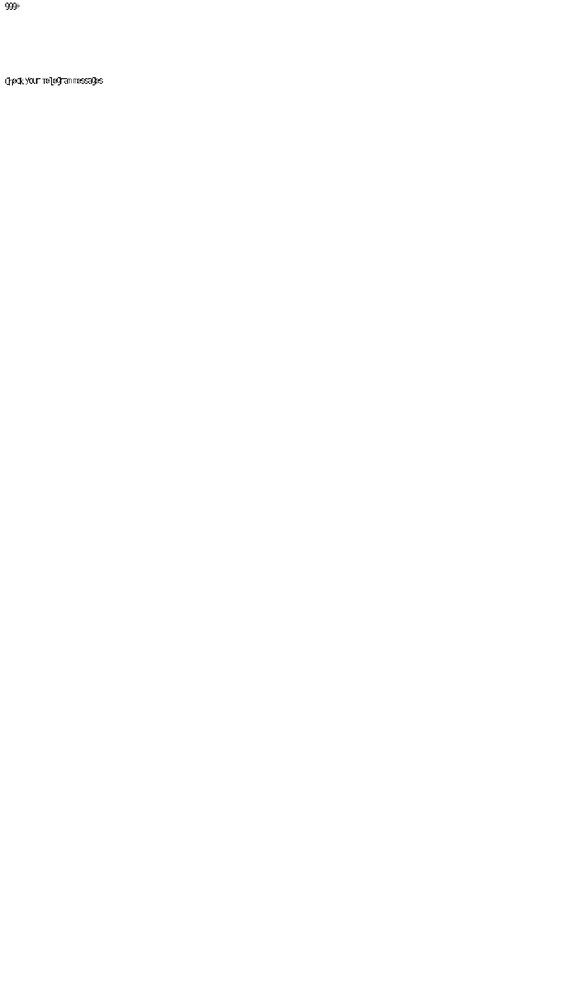
#> input picture miniandroid/run/exp096_evidence/before.png, 562 x 1000 px, shrunk from 1080 x 1920 before the run
$ python u0113_oracle_diff.py ../run/exp096_evidence/before.png ../run/exp096_evidence/after.png ../run/exp096_evidence/after.png ../run/exp096_evidence/after.png
#> lines starting #> are read from the running program, lines starting #| are printed output that depends on the picture; after the words box and inside, x2 and y2 are one past the last pixel; in counts of white or black regions, pixels touching at a corner belong together
#!/usr/bin/env python3
# UNIFIED_011.3 — SCREENSHOT ORACLE (§22/§23)
# Second-frame visual correctness: before/after diff with mismatch bbox.
#
# A changed screenshot is NOT automatically a correct screenshot. This tool
# quantifies the delta between two MiniAndroid frames (before vs after a real
# interaction) and reports: dimensions, changed-pixel count, mismatch
# percentage, and the bounding box of the changed region — the numbers the
# campaign contract requires for visual-oracle evidence.
#
# Usage: oracle_diff.py <before.png> <after.png> <out.json> [diff.png]
import json
import sys

from PIL import Image, ImageChops
import numpy as np


def load_rgba(path):
#> called with path = '../run/exp096_evidence/before.png'
    img = Image.open(path).convert("RGBA")
    return img, np.asarray(img, dtype=np.int16)


def main():
    if len(sys.argv) < 4:
        print("usage: oracle_diff.py <before.png> <after.png> <out.json> [diff.png]")
        return 2
    before_path, after_path, out_path = sys.argv[1:4]
    diff_path = sys.argv[4] if len(sys.argv) > 4 else None

    img_b, arr_b = load_rgba(before_path)
    img_a, arr_a = load_rgba(after_path)
#> call 2 of load_rgba, with path = '../run/exp096_evidence/after.png'
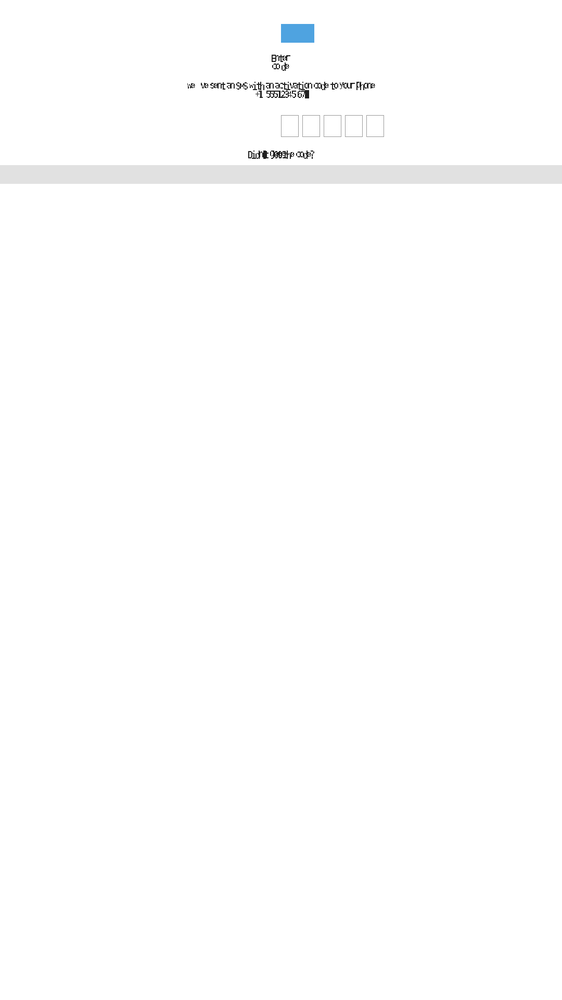
#> input picture miniandroid/run/exp096_evidence/after.png, 562 x 1000 px, shrunk from 1080 x 1920 before the run

    report = {
        "before": {"path": before_path, "size": list(img_b.size)},
        "after": {"path": after_path, "size": list(img_a.size)},
    }
    if img_b.size != img_a.size:
        report["error"] = "dimension mismatch"
        with open(out_path, "w") as f:
            json.dump(report, f, indent=2)
        print(json.dumps(report, indent=2))
        return 1

    diff = np.abs(arr_b - arr_a)
    # a pixel counts as changed if ANY channel differs by more than 8/255
    changed_mask = np.any(diff > 8, axis=2)
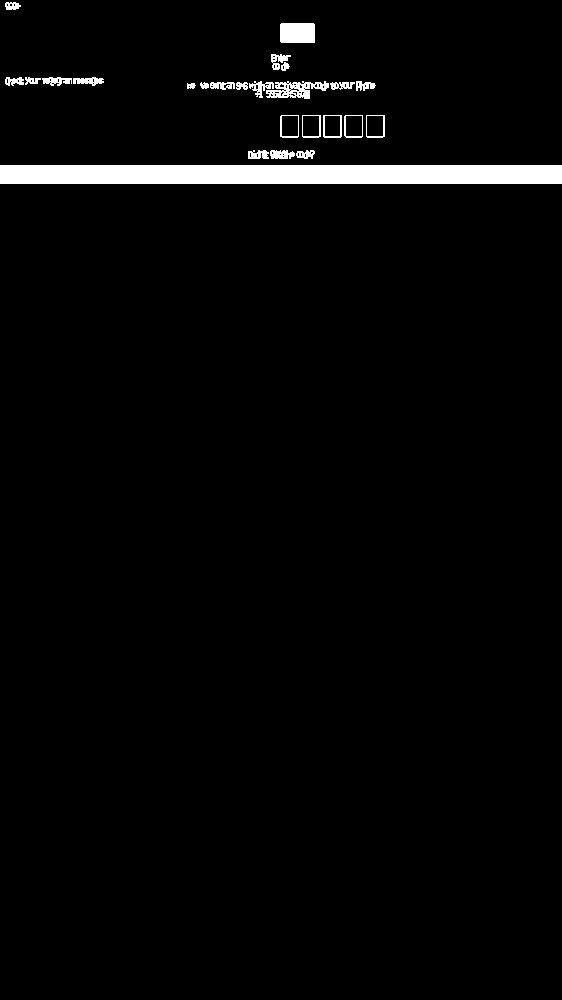
#> changed_mask: shape (1000, 562) bool; 2.6% white; 25 white regions, largest, box (x1, y1, x2, y2) and area: (0, 165, 562, 184) 10678, (280, 23, 315, 43) 697, (266, 81, 329, 99) 613
    changed_px = int(changed_mask.sum())
#> changed_px = 14598
    total_px = int(changed_mask.size)
#> total_px = 562000
    ys, xs = np.nonzero(changed_mask)
#> ys = 14598 values from 2 to 183; xs = 14598 values, max 561 at index 4481, min 0 at index 3920, mean 273.6

    bbox = None
    if changed_px:
        bbox = {
            "x0": int(xs.min()), "y0": int(ys.min()),
            "x1": int(xs.max()), "y1": int(ys.max()),
            "w": int(xs.max() - xs.min() + 1),
            "h": int(ys.max() - ys.min() + 1),
        }
#> bbox = {'x0': 0, 'y0': 2, 'x1': 561, 'y1': 183, 'w': 562, 'h': 182}

    report["diff"] = {
        "changed_px": changed_px,
        "total_px": total_px,
        "changed_pct": round(100.0 * changed_px / total_px, 3),
        "bbox": bbox,
        "max_channel_delta": int(diff.max()),
        "mean_channel_delta": round(float(diff.mean()), 4),
    }

    # where did it change — coarse row/col profiles for interpretation
    if changed_px:
        row_hist = changed_mask.sum(axis=1)
#> row_hist = 1000 values, max 562 at index 165, min 0 at index 0, mean 14.6
        col_hist = changed_mask.sum(axis=0)
#> col_hist = 562 values, max 90 at index 281, min 19 at index 0, mean 25.98
        thirds = {"top": 0, "middle": 0, "bottom": 0}
        h = changed_mask.shape[0]
#> h = 1000
        for name, sl in (("top", slice(0, h // 3)),
                         ("middle", slice(h // 3, 2 * h // 3)),
                         ("bottom", slice(2 * h // 3, h))):
            thirds[name] = int(row_hist[sl].sum())
#> after the loop, thirds = {'top': 14598, 'middle': 0, 'bottom': 0}
        report["diff"]["row_distribution"] = thirds

    if diff_path:
        # amplified diff visualization
        vis = (diff[:, :, :3].astype(np.uint8) * 8).clip(0, 255)
        vis[changed_mask] |= np.array([255, 0, 0], dtype=np.uint8) * 0  # keep raw amp
        Image.fromarray(vis).save(diff_path)
        report["diff_png"] = diff_path

    with open(out_path, "w") as f:
        json.dump(report, f, indent=2)
    print(json.dumps(report, indent=2))
#> (printed output is left out)
    return 0


if __name__ == "__main__":
    sys.exit(main())
#> (the program exits here)
